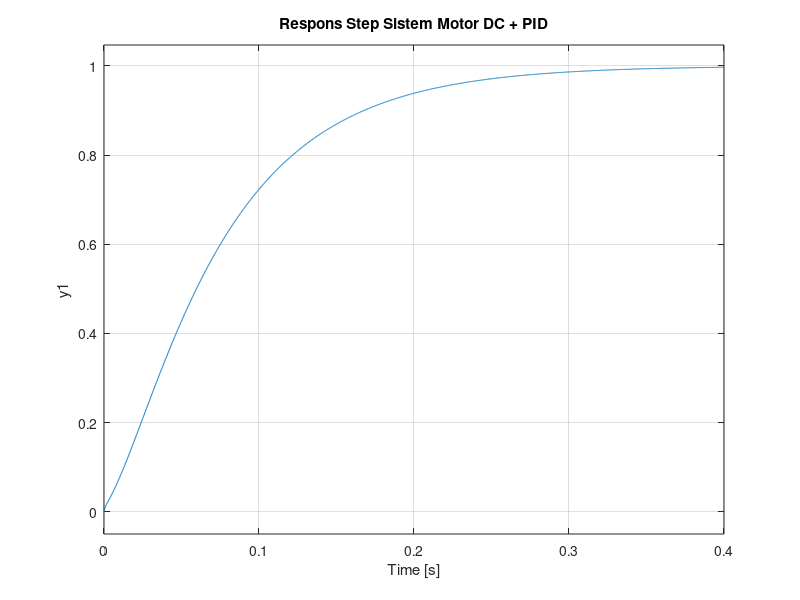

MATLAB code to generate this figure: (Note: this script raises an error after producing the figure.)
clc;
clear;

% Parameter motor
R = 0.5;
L = 0.0003;
J = 0.0005;
B = 0.0032;
Kt = 0.1157;
Ke = 0.1157;

% Transfer function G(s)
num = [Kt];
den = [L*J, (L*B + R*J), (R*B + Ke*Kt)];
G = tf(num, den);

% Hasil tuning PID dari PID Tuner
Kp = 0.012873;
Ki = 1.6551;
Kd = 2.5031e-05;

C = pid(Kp, Ki, Kd);

% Sistem tertutup
T = feedback(C*G, 1);

% Simulasi respons
step(T);
grid on;
title('Respons Step Sistem Motor DC + PID');

% Output info
info = stepinfo(T);
disp('=== Karakteristik Sistem Tertutup ===');
disp(info);
